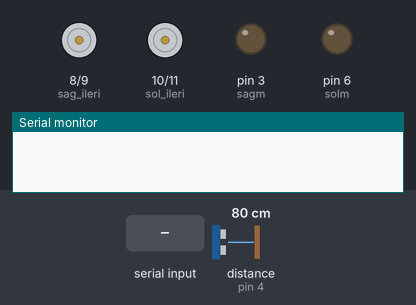
Bench run of a sketch on a simulated Arduino Uno, built with avr-gcc and run on an emulated ATmega328P. Parts: motor-driver pin pairs drawn as motors (green arrow = first pin HIGH = forward, orange = second pin HIGH = backward, longer = more drive), output pins drawn as LEDs (lit = HIGH), the last lines printed to the serial monitor. Dashed ring = blinking. Inputs (shaded band) come from the test bench; at power-on: distance to the obstacle (sensor on pin 4) 80 cm. The echo pulse lasts 58.3 µs per cm; pins used as bus, display or sensor lines are not drawn.

Above: at 1.2 s.
1.3 s: "1" received over Serial
At 1.8 s:
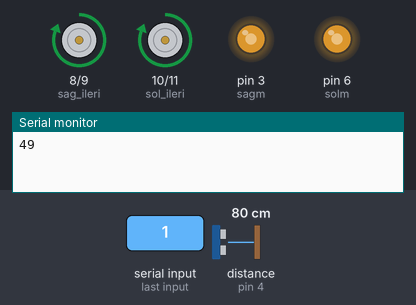
2.8 s: byte 53 (53) received over Serial
At 4.0 s:
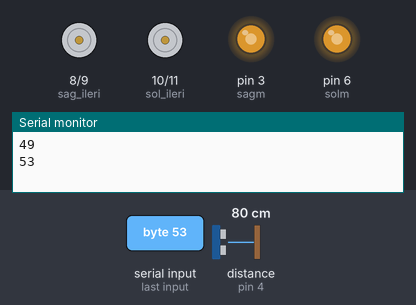
4.3 s: byte 111 (111) received over Serial
At 5.5 s:
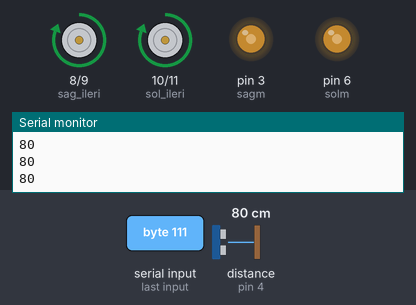
5.8 s: distance to the obstacle (sensor on pin 4) set to 12 cm
7.3 s: distance to the obstacle (sensor on pin 4) set to 9 cm
At 8.2 s:
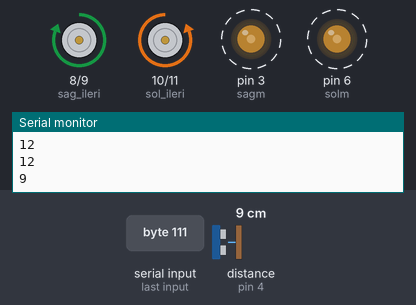
10.3 s: "3" received over Serial
At 11.3 s:
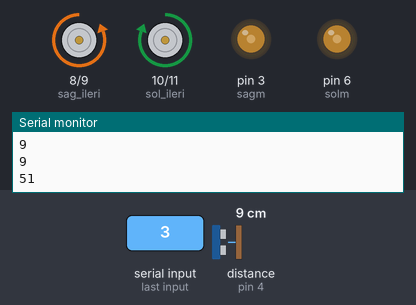
Timing chart, 0 to 12.8 s (numbered marks = the images above; inputs shaded):
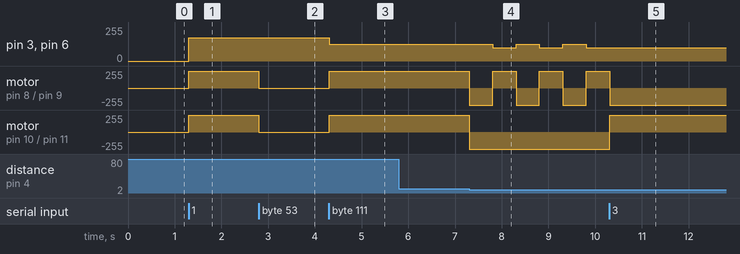

The sketch:

bluetooth_kontroll__ve_engelden_ka_an_robot.ino
```cpp
int mesafe;
int sure;
int veri;
#define sag_ileri 8
#define sag_geri 9
#define sol_ileri 10
#define sol_geri 11
#define trig 5
#define echo 4
#define sagm 3
#define solm 6

void setup() {

  pinMode(5,OUTPUT);
  pinMode(4,INPUT);
  pinMode(8,OUTPUT);
  pinMode(9,OUTPUT);
  pinMode(10,OUTPUT);
  pinMode(11,OUTPUT);
  Serial.begin(9600);

}

void loop() {


 if(Serial.available() ){
  veri = Serial.read();
  Serial.println(veri);

  }
else if(veri == 49){
   analogWrite(sagm,175);
   digitalWrite(sag_ileri,HIGH);
  digitalWrite(sag_geri,LOW);
  analogWrite(solm,175);
  digitalWrite(sol_ileri,HIGH);
  digitalWrite(sol_geri,LOW);
  }
 else if(veri == 51){
 analogWrite(sagm,100);
    digitalWrite(sag_ileri,LOW);
  digitalWrite(sag_geri,HIGH);
  analogWrite(solm,100);
  digitalWrite(sol_ileri,HIGH);
  digitalWrite(sol_geri,LOW);
 }
 else if(veri == 50){
 analogWrite(sagm,175);
  digitalWrite(sag_ileri,LOW);
  digitalWrite(sag_geri,HIGH);
  analogWrite(solm,175);
  digitalWrite(sol_ileri,LOW);
  digitalWrite(sol_geri,HIGH);
 }
 else if(veri == 52){
analogWrite(sagm,100);
    digitalWrite(sag_ileri,HIGH);
  digitalWrite(sag_geri,LOW);
  analogWrite(solm,100);
  digitalWrite(sol_ileri,LOW);
  digitalWrite(sol_geri,HIGH);
 }
  else if (veri == 48){
      digitalWrite(sag_ileri,LOW);
  digitalWrite(sag_geri,LOW);
  digitalWrite(sol_ileri,LOW);
  digitalWrite(sol_geri,LOW);
 }
 else if (veri == 77){
      digitalWrite(sag_ileri,LOW);
  digitalWrite(sag_geri,LOW);
  digitalWrite(sol_ileri,LOW);
  digitalWrite(sol_geri,LOW);
 }
 else if (veri == 53){
      digitalWrite(sag_ileri,LOW);
  digitalWrite(sag_geri,LOW);
  digitalWrite(sol_ileri,LOW);
  digitalWrite(sol_geri,LOW);
 }
 while (veri == 111){
  digitalWrite(trig,HIGH);
    delay(1);
  digitalWrite(trig,LOW);
  sure = pulseIn(echo,HIGH);
  mesafe = (sure/2)/29,1;
  Serial.println(mesafe);

  if(Serial.available() ){
  veri = Serial.read();
  Serial.println(veri);

  }
else if(mesafe <= 10){
     analogWrite(sagm,125);
  digitalWrite(sag_ileri,LOW);
  digitalWrite(sag_geri,HIGH);
  analogWrite(solm,125);
  digitalWrite(sol_ileri,LOW);
  digitalWrite(sol_geri,HIGH);
    delay(500);
    analogWrite(sagm,100);
    digitalWrite(sag_ileri,HIGH);
  digitalWrite(sag_geri,LOW);
  analogWrite(solm,100);
  digitalWrite(sol_ileri,LOW);
  digitalWrite(sol_geri,HIGH);
    delay(500);
}
  else if (mesafe > 10){
  analogWrite(sagm,125);
   digitalWrite(sag_ileri,HIGH);
  digitalWrite(sag_geri,LOW);
  analogWrite(solm,125);
  digitalWrite(sol_ileri,HIGH);
  digitalWrite(sol_geri,LOW);
 }


}


  }
```

Measured:
- the behaviour switches between 11 and 10 cm on distance to the obstacle (sensor on pin 4) (found by bisection; images 3 and 4)
- after the input at 1.3 s, pin 3 (sagm), pin 6 (solm): 0/255 → 175/255 at once; motor on pin 8 (sag_ileri) / pin 9 (sag_geri), motor on pin 10 (sol_ileri) / pin 11 (sol_geri): stopped → forward 255/255 at once
- after the input at 2.8 s, motor on pin 8 (sag_ileri) / pin 9 (sag_geri), motor on pin 10 (sol_ileri) / pin 11 (sol_geri): forward 255/255 → stopped at once
- after the input at 4.3 s, pin 3 (sagm), pin 6 (solm): 175/255 → 125/255 at once; motor on pin 8 (sag_ileri) / pin 9 (sag_geri), motor on pin 10 (sol_ileri) / pin 11 (sol_geri): stopped → forward 255/255 at once
- after the input at 7.3 s, pin 3 (sagm), pin 6 (solm): alternates 125/255 for 0.50 s and 100/255 for 0.50 s, starting after 0.50 s
- after the input at 10.3 s, pin 3 (sagm), pin 6 (solm): stops changing and stays 100/255; motor on pin 8 (sag_ileri) / pin 9 (sag_geri): goes on until 10.3 s, then stays backward 255/255; motor on pin 10 (sol_ileri) / pin 11 (sol_geri): backward 255/255 → forward 255/255 at once
